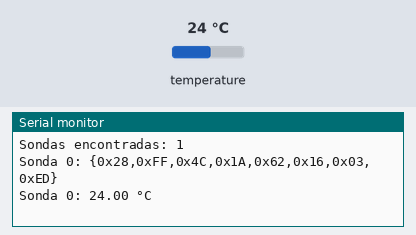
A sketch run on a simulated ESP32. On the bench: the last lines printed to the serial monitor. The inputs (shaded band) are chosen by the test bench; at power-on: temperature 24 °C.

Above: at 1.7 s.
1.8 s: temperature set to 12 °C
At 4.9 s:
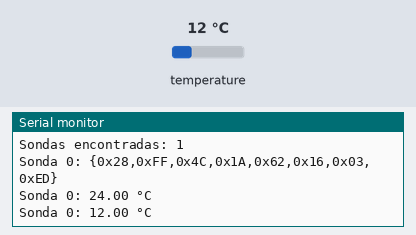
5.5 s: temperature set to 19 °C
At 8.1 s:
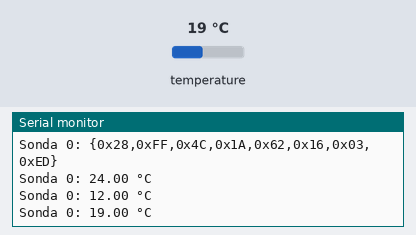
Timing chart, 0 to 9.6 s (numbered marks = the images above; inputs shaded):
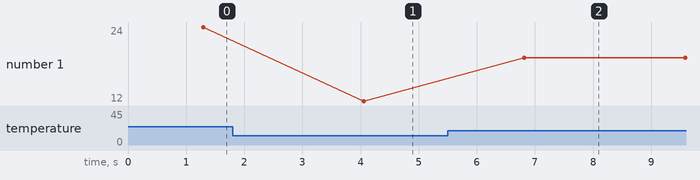

The sketch:

escanear_ds18b20.ino
```cpp
/*
 * escanear_ds18b20.ino — utilidad para obtener la dirección ROM de cada DS18B20.
 *
 * Uso:
 *   1. Conectar UNA sonda a la vez (o las tres y mirar el orden) al pin 4 con pull-up de 4.7 kΩ.
 *   2. Abrir el Monitor Serie a 115200 baudios.
 *   3. Copiar cada dirección a ADDR_COL / ADDR_TANK / ADDR_AMB en firmware/main/config.h
 *      y etiquetar físicamente cada sonda (cinta con "COL", "TANQUE", "AMB").
 */
#include <OneWire.h>
#include <DallasTemperature.h>

#define PIN_ONEWIRE 33   // mismo pin que la perfboard final
OneWire oneWire(PIN_ONEWIRE);
DallasTemperature sensors(&oneWire);

void setup() {
  Serial.begin(115200);
  delay(500);
  sensors.begin();
  int n = sensors.getDeviceCount();
  Serial.printf("Sondas encontradas: %d\n", n);
  for (int i = 0; i < n; i++) {
    DeviceAddress a;
    if (sensors.getAddress(a, i)) {
      Serial.printf("Sonda %d: {", i);
      for (int k = 0; k < 8; k++) Serial.printf("0x%02X%s", a[k], k < 7 ? "," : "");
      Serial.println("}");
    }
  }
}

void loop() {
  sensors.requestTemperatures();
  for (int i = 0; i < sensors.getDeviceCount(); i++) {
    Serial.printf("Sonda %d: %.2f °C   ", i, sensors.getTempCByIndex(i));
  }
  Serial.println();
  delay(2000);
}
```

Measured:
- after the input at 1.8 s, the serial monitor: prints a new line after 2.3 s (image 1)
- after the input at 5.5 s, the serial monitor: prints a new line after 1.3 s (image 2)
- plotted number 1: 24 → 12 after the input at 1.8 s, 12 → 19 after the input at 5.5 s
